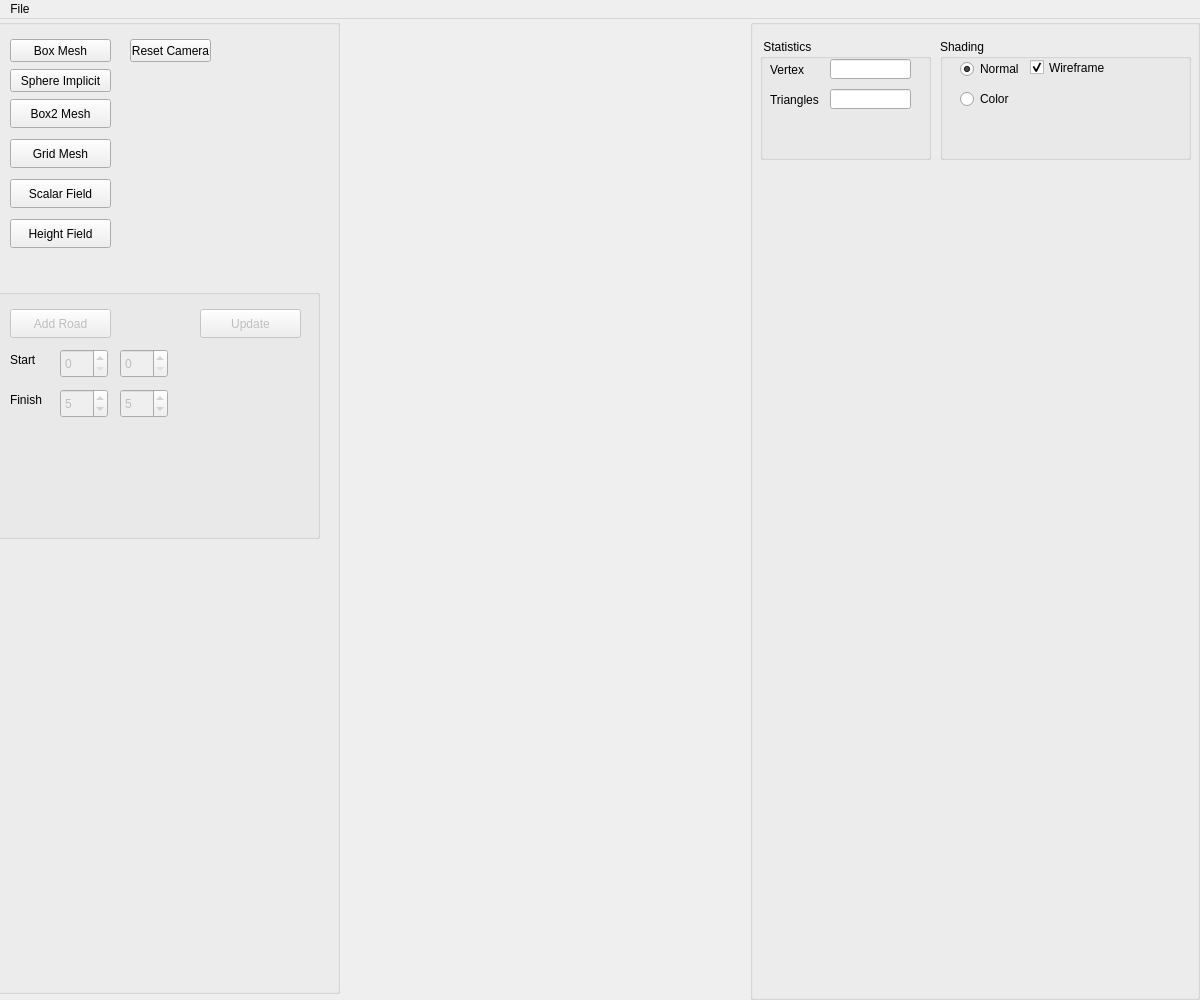
<?xml version="1.0" encoding="UTF-8"?>
<ui version="4.0">
 <class>Assets</class>
 <widget class="QMainWindow" name="Assets">
  <property name="geometry">
   <rect>
    <x>0</x>
    <y>0</y>
    <width>1200</width>
    <height>1000</height>
   </rect>
  </property>
  <property name="minimumSize">
   <size>
    <width>420</width>
    <height>300</height>
   </size>
  </property>
  <property name="windowTitle">
   <string>Implicit Terrain</string>
  </property>
  <widget class="QWidget" name="centralwidget">
   <layout class="QHBoxLayout">
    <property name="spacing">
     <number>0</number>
    </property>
    <property name="leftMargin">
     <number>0</number>
    </property>
    <property name="topMargin">
     <number>0</number>
    </property>
    <property name="rightMargin">
     <number>0</number>
    </property>
    <property name="bottomMargin">
     <number>0</number>
    </property>
    <item>
     <widget class="QWidget" name="widget_GL" native="true">
      <widget class="QGroupBox" name="Objects_groupBox">
       <property name="enabled">
        <bool>true</bool>
       </property>
       <property name="geometry">
        <rect>
         <x>-10</x>
         <y>0</y>
         <width>350</width>
         <height>975</height>
        </rect>
       </property>
       <property name="sizePolicy">
        <sizepolicy hsizetype="Fixed" vsizetype="Minimum">
         <horstretch>0</horstretch>
         <verstretch>0</verstretch>
        </sizepolicy>
       </property>
       <property name="minimumSize">
        <size>
         <width>350</width>
         <height>250</height>
        </size>
       </property>
       <property name="title">
        <string/>
       </property>
       <widget class="QPushButton" name="boxMesh">
        <property name="geometry">
         <rect>
          <x>20</x>
          <y>20</y>
          <width>101</width>
          <height>23</height>
         </rect>
        </property>
        <property name="toolTip">
         <string>&lt;!DOCTYPE HTML PUBLIC &quot;-//W3C//DTD HTML 4.0//EN&quot; &quot;http://www.w3.org/TR/REC-html40/strict.dtd&quot;&gt;
&lt;html&gt;&lt;head&gt;&lt;meta name=&quot;qrichtext&quot; content=&quot;1&quot; /&gt;&lt;style type=&quot;text/css&quot;&gt;
p, li { white-space: pre-wrap; }
&lt;/style&gt;&lt;/head&gt;&lt;body style=&quot; font-family:'MS Shell Dlg 2'; font-size:8pt; font-weight:400; font-style:normal;&quot;&gt;
&lt;p style=&quot; margin-top:0px; margin-bottom:0px; margin-left:0px; margin-right:0px; -qt-block-indent:0; text-indent:0px;&quot;&gt;&lt;span style=&quot; color:#5500ff;&quot;&gt;Callback #01&lt;/span&gt;&lt;/p&gt;
&lt;p style=&quot; margin-top:0px; margin-bottom:0px; margin-left:0px; margin-right:0px; -qt-block-indent:0; text-indent:0px;&quot;&gt;&lt;span style=&quot; font-style:italic; color:#aa00ff;&quot;&gt;Create Eurographics 1996 Bear&lt;/span&gt;&lt;/p&gt;&lt;/body&gt;&lt;/html&gt;</string>
        </property>
        <property name="text">
         <string>Box Mesh</string>
        </property>
        <property name="checkable">
         <bool>false</bool>
        </property>
       </widget>
       <widget class="QPushButton" name="resetcameraButton">
        <property name="geometry">
         <rect>
          <x>140</x>
          <y>20</y>
          <width>81</width>
          <height>23</height>
         </rect>
        </property>
        <property name="toolTip">
         <string>&lt;html&gt;&lt;head/&gt;&lt;body&gt;&lt;p&gt;&lt;span style=&quot; color:#5500ff;&quot;&gt;Callback #03&lt;/span&gt;&lt;/p&gt;&lt;p&gt;&lt;span style=&quot; font-style:italic; color:#aa00ff;&quot;&gt;Create Eurographics 1996 Bird&lt;/span&gt;&lt;/p&gt;&lt;/body&gt;&lt;/html&gt;</string>
        </property>
        <property name="text">
         <string>Reset Camera</string>
        </property>
        <property name="checkable">
         <bool>true</bool>
        </property>
        <property name="autoDefault">
         <bool>false</bool>
        </property>
        <property name="default">
         <bool>false</bool>
        </property>
        <property name="flat">
         <bool>false</bool>
        </property>
       </widget>
       <widget class="QPushButton" name="sphereImplicit">
        <property name="geometry">
         <rect>
          <x>20</x>
          <y>50</y>
          <width>101</width>
          <height>23</height>
         </rect>
        </property>
        <property name="toolTip">
         <string>&lt;!DOCTYPE HTML PUBLIC &quot;-//W3C//DTD HTML 4.0//EN&quot; &quot;http://www.w3.org/TR/REC-html40/strict.dtd&quot;&gt;
&lt;html&gt;&lt;head&gt;&lt;meta name=&quot;qrichtext&quot; content=&quot;1&quot; /&gt;&lt;style type=&quot;text/css&quot;&gt;
p, li { white-space: pre-wrap; }
&lt;/style&gt;&lt;/head&gt;&lt;body style=&quot; font-family:'MS Shell Dlg 2'; font-size:8pt; font-weight:400; font-style:normal;&quot;&gt;
&lt;p style=&quot; margin-top:0px; margin-bottom:0px; margin-left:0px; margin-right:0px; -qt-block-indent:0; text-indent:0px;&quot;&gt;&lt;span style=&quot; color:#5500ff;&quot;&gt;Callback #01&lt;/span&gt;&lt;/p&gt;
&lt;p style=&quot; margin-top:0px; margin-bottom:0px; margin-left:0px; margin-right:0px; -qt-block-indent:0; text-indent:0px;&quot;&gt;&lt;span style=&quot; font-style:italic; color:#aa00ff;&quot;&gt;Create Eurographics 1996 Bear&lt;/span&gt;&lt;/p&gt;&lt;/body&gt;&lt;/html&gt;</string>
        </property>
        <property name="text">
         <string>Sphere Implicit</string>
        </property>
        <property name="checkable">
         <bool>false</bool>
        </property>
       </widget>
       <widget class="QPushButton" name="scalarField">
        <property name="geometry">
         <rect>
          <x>20</x>
          <y>160</y>
          <width>101</width>
          <height>29</height>
         </rect>
        </property>
        <property name="text">
         <string>Scalar Field</string>
        </property>
       </widget>
       <widget class="QPushButton" name="box2Mesh">
        <property name="geometry">
         <rect>
          <x>20</x>
          <y>80</y>
          <width>101</width>
          <height>29</height>
         </rect>
        </property>
        <property name="text">
         <string>Box2 Mesh</string>
        </property>
       </widget>
       <widget class="QPushButton" name="gridMesh">
        <property name="geometry">
         <rect>
          <x>20</x>
          <y>120</y>
          <width>101</width>
          <height>29</height>
         </rect>
        </property>
        <property name="text">
         <string>Grid Mesh</string>
        </property>
       </widget>
       <widget class="QPushButton" name="heightField">
        <property name="geometry">
         <rect>
          <x>20</x>
          <y>200</y>
          <width>101</width>
          <height>29</height>
         </rect>
        </property>
        <property name="text">
         <string>Height Field</string>
        </property>
       </widget>
       <widget class="QGroupBox" name="ObjGroup_Road">
        <property name="enabled">
         <bool>true</bool>
        </property>
        <property name="geometry">
         <rect>
          <x>-20</x>
          <y>270</y>
          <width>350</width>
          <height>250</height>
         </rect>
        </property>
        <property name="sizePolicy">
         <sizepolicy hsizetype="Fixed" vsizetype="Minimum">
          <horstretch>0</horstretch>
          <verstretch>0</verstretch>
         </sizepolicy>
        </property>
        <property name="minimumSize">
         <size>
          <width>350</width>
          <height>250</height>
         </size>
        </property>
        <property name="title">
         <string/>
        </property>
        <widget class="QPushButton" name="addRoad">
         <property name="enabled">
          <bool>false</bool>
         </property>
         <property name="geometry">
          <rect>
           <x>40</x>
           <y>20</y>
           <width>101</width>
           <height>29</height>
          </rect>
         </property>
         <property name="text">
          <string>Add Road</string>
         </property>
        </widget>
        <widget class="QLabel" name="label_6">
         <property name="geometry">
          <rect>
           <x>40</x>
           <y>60</y>
           <width>61</width>
           <height>21</height>
          </rect>
         </property>
         <property name="text">
          <string>Start</string>
         </property>
        </widget>
        <widget class="QLabel" name="label_7">
         <property name="geometry">
          <rect>
           <x>40</x>
           <y>100</y>
           <width>61</width>
           <height>21</height>
          </rect>
         </property>
         <property name="text">
          <string>Finish</string>
         </property>
        </widget>
        <widget class="QSpinBox" name="spin_StartX">
         <property name="enabled">
          <bool>false</bool>
         </property>
         <property name="geometry">
          <rect>
           <x>90</x>
           <y>60</y>
           <width>48</width>
           <height>29</height>
          </rect>
         </property>
         <property name="maximum">
          <number>255</number>
         </property>
        </widget>
        <widget class="QSpinBox" name="spin_StartY">
         <property name="enabled">
          <bool>false</bool>
         </property>
         <property name="geometry">
          <rect>
           <x>150</x>
           <y>60</y>
           <width>48</width>
           <height>29</height>
          </rect>
         </property>
         <property name="maximum">
          <number>255</number>
         </property>
        </widget>
        <widget class="QSpinBox" name="spin_FinishY">
         <property name="enabled">
          <bool>false</bool>
         </property>
         <property name="geometry">
          <rect>
           <x>150</x>
           <y>100</y>
           <width>48</width>
           <height>29</height>
          </rect>
         </property>
         <property name="maximum">
          <number>255</number>
         </property>
         <property name="value">
          <number>5</number>
         </property>
        </widget>
        <widget class="QSpinBox" name="spin_FinishX">
         <property name="enabled">
          <bool>false</bool>
         </property>
         <property name="geometry">
          <rect>
           <x>90</x>
           <y>100</y>
           <width>48</width>
           <height>29</height>
          </rect>
         </property>
         <property name="maximum">
          <number>255</number>
         </property>
         <property name="value">
          <number>5</number>
         </property>
        </widget>
        <widget class="QPushButton" name="updateRoad">
         <property name="enabled">
          <bool>false</bool>
         </property>
         <property name="geometry">
          <rect>
           <x>230</x>
           <y>20</y>
           <width>101</width>
           <height>29</height>
          </rect>
         </property>
         <property name="text">
          <string>Update</string>
         </property>
        </widget>
       </widget>
      </widget>
     </widget>
    </item>
    <item>
     <widget class="QGroupBox" name="Parameters_groupBox">
      <property name="sizePolicy">
       <sizepolicy hsizetype="Maximum" vsizetype="Minimum">
        <horstretch>0</horstretch>
        <verstretch>0</verstretch>
       </sizepolicy>
      </property>
      <property name="minimumSize">
       <size>
        <width>450</width>
        <height>141</height>
       </size>
      </property>
      <property name="title">
       <string/>
      </property>
      <widget class="QGroupBox" name="groupBox_4">
       <property name="geometry">
        <rect>
         <x>10</x>
         <y>20</y>
         <width>171</width>
         <height>121</height>
        </rect>
       </property>
       <property name="title">
        <string> Statistics</string>
       </property>
       <widget class="QLabel" name="label_2">
        <property name="geometry">
         <rect>
          <x>10</x>
          <y>20</y>
          <width>61</width>
          <height>21</height>
         </rect>
        </property>
        <property name="text">
         <string>Vertex</string>
        </property>
       </widget>
       <widget class="QLineEdit" name="lineEdit_2">
        <property name="geometry">
         <rect>
          <x>70</x>
          <y>50</y>
          <width>81</width>
          <height>20</height>
         </rect>
        </property>
        <property name="alignment">
         <set>Qt::AlignRight|Qt::AlignTrailing|Qt::AlignVCenter</set>
        </property>
       </widget>
       <widget class="QLabel" name="label_3">
        <property name="geometry">
         <rect>
          <x>10</x>
          <y>50</y>
          <width>61</width>
          <height>21</height>
         </rect>
        </property>
        <property name="text">
         <string>Triangles</string>
        </property>
       </widget>
       <widget class="QLineEdit" name="lineEdit">
        <property name="geometry">
         <rect>
          <x>70</x>
          <y>20</y>
          <width>81</width>
          <height>20</height>
         </rect>
        </property>
        <property name="text">
         <string/>
        </property>
        <property name="alignment">
         <set>Qt::AlignRight|Qt::AlignTrailing|Qt::AlignVCenter</set>
        </property>
       </widget>
      </widget>
      <widget class="QGroupBox" name="groupBox_13">
       <property name="geometry">
        <rect>
         <x>190</x>
         <y>20</y>
         <width>251</width>
         <height>121</height>
        </rect>
       </property>
       <property name="title">
        <string>Shading</string>
       </property>
       <widget class="QRadioButton" name="radioShadingButton_1">
        <property name="geometry">
         <rect>
          <x>20</x>
          <y>20</y>
          <width>61</width>
          <height>20</height>
         </rect>
        </property>
        <property name="text">
         <string>Normal</string>
        </property>
        <property name="checked">
         <bool>true</bool>
        </property>
       </widget>
       <widget class="QCheckBox" name="wireframe">
        <property name="geometry">
         <rect>
          <x>90</x>
          <y>20</y>
          <width>81</width>
          <height>17</height>
         </rect>
        </property>
        <property name="text">
         <string>Wireframe</string>
        </property>
        <property name="checked">
         <bool>true</bool>
        </property>
       </widget>
       <widget class="QRadioButton" name="radioShadingButton_2">
        <property name="geometry">
         <rect>
          <x>20</x>
          <y>50</y>
          <width>61</width>
          <height>20</height>
         </rect>
        </property>
        <property name="text">
         <string>Color</string>
        </property>
        <property name="checked">
         <bool>false</bool>
        </property>
       </widget>
      </widget>
     </widget>
    </item>
   </layout>
  </widget>
  <widget class="QMenuBar" name="menubar">
   <property name="geometry">
    <rect>
     <x>0</x>
     <y>0</y>
     <width>1200</width>
     <height>25</height>
    </rect>
   </property>
   <widget class="QMenu" name="menuFile">
    <property name="title">
     <string>File</string>
    </property>
   </widget>
   <addaction name="menuFile"/>
  </widget>
  <action name="actionExit">
   <property name="text">
    <string>Exit</string>
   </property>
   <property name="shortcut">
    <string>Esc</string>
   </property>
  </action>
  <action name="actionNew_Scene">
   <property name="text">
    <string>New Scene</string>
   </property>
  </action>
  <action name="actionExport_obj">
   <property name="text">
    <string>OBJ File (.obj)</string>
   </property>
  </action>
  <action name="actionExport_ma">
   <property name="text">
    <string>Maya File (.ma)</string>
   </property>
  </action>
  <action name="actionLoad_ma">
   <property name="text">
    <string>Load</string>
   </property>
  </action>
  <action name="actionGL">
   <property name="text">
    <string>GL</string>
   </property>
  </action>
  <action name="actionVectorized">
   <property name="text">
    <string>Vectorized</string>
   </property>
  </action>
  <action name="actionExport_svg">
   <property name="text">
    <string>SVG File (.svg)</string>
   </property>
  </action>
  <action name="actionSphere_Tracing_png">
   <property name="text">
    <string>Sphere Tracing (.png)</string>
   </property>
  </action>
 </widget>
 <resources/>
 <connections/>
</ui>
